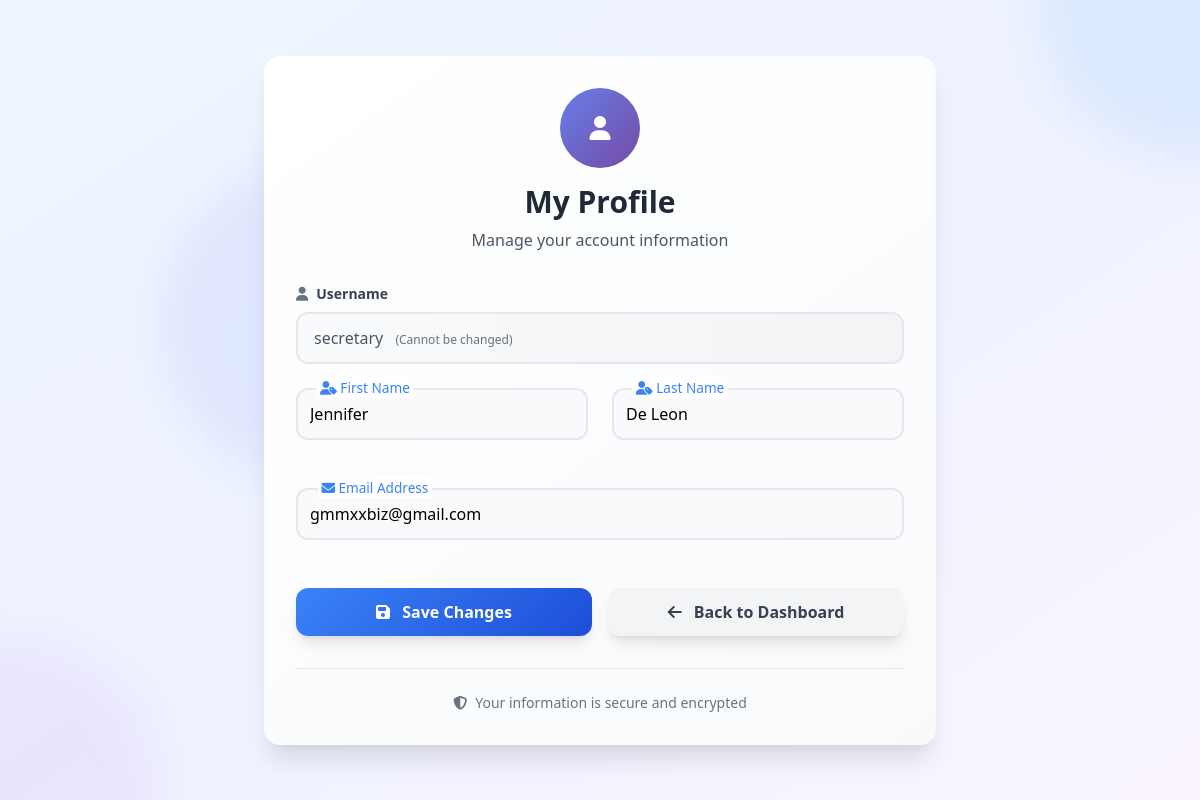
The app's page /profile.php (signed in) with its own data.
### tables this page shows
CREATE TABLE `users` (
  `id` int(11) NOT NULL AUTO_INCREMENT,
  `username` varchar(50) NOT NULL,
  `email` varchar(100) NOT NULL,
  `password` varchar(255) NOT NULL,
  `first_name` varchar(100) NOT NULL,
  `last_name` varchar(100) NOT NULL,
  `role` varchar(20) NOT NULL DEFAULT 'secretary',
  `reset_token` varchar(100) DEFAULT NULL,
  `reset_token_expires_at` datetime DEFAULT NULL,
  `created_at` timestamp NOT NULL DEFAULT current_timestamp(),
  `updated_at` timestamp NOT NULL DEFAULT current_timestamp() ON UPDATE current_timestamp(),
  PRIMARY KEY (`id`),
  UNIQUE KEY `username` (`username`),
  UNIQUE KEY `email` (`email`),
  KEY `idx_username` (`username`),
  KEY `idx_email` (`email`),
  KEY `idx_reset_token` (`reset_token`)
);

### profile.php (the view, shortened to what this page needs)
<?php
$conn = new mysqli(DB_HOST, DB_USER, DB_PASS, DB_NAME);
$user_id = $_SESSION['user_id'];
$stmt = $conn->prepare('SELECT username, first_name, last_name, email FROM users WHERE id = ?');
$stmt->bind_param('i', $user_id);
$stmt->execute();
$stmt->bind_result($username, $first_name, $last_name, $email);
?>
<!DOCTYPE html>
<html lang="en">
<head>
    <script src="https://cdn.tailwindcss.com"></script>
    <link rel="stylesheet" href="https://cdnjs.cloudflare.com/ajax/libs/font-awesome/6.5.2/css/all.min.css" />
</head>
<body class="min-h-screen bg-gradient-to-br from-blue-50 via-indigo-50 to-purple-50">
    <div class="fixed inset-0 overflow-hidden pointer-events-none">
        <div class="absolute -top-40 -right-40 w-80 h-80 bg-blue-300 rounded-full mix-blend-multiply filter blur-xl opacity-20 animate-pulse"></div>
        <div class="absolute -bottom-40 -left-40 w-80 h-80 bg-purple-300 rounded-full mix-blend-multiply filter blur-xl opacity-20 animate-pulse animation-delay-2000"></div>
        <div class="absolute top-40 left-40 w-80 h-80 bg-indigo-300 rounded-full mix-blend-multiply filter blur-xl opacity-20 animate-pulse animation-delay-4000"></div>
    </div>
    <div class="relative min-h-screen flex items-center justify-center p-4">
        <div class="w-full max-w-2xl profile-card rounded-2xl p-8 relative overflow-hidden">
            <div class="text-center mb-8">
                <div class="profile-avatar w-20 h-20 rounded-full mx-auto mb-4 flex items-center justify-center">
                    <i class="fas fa-user text-white text-2xl"></i>
                </div>
                <h1 class="text-3xl font-bold text-gray-800 mb-2">My Profile</h1>
                <p class="text-gray-600">Manage your account information</p>
            </div>
            <form method="post" class="space-y-6">
                <div class="space-y-2">
                    <label class="block text-sm font-semibold text-gray-700 mb-2">
                        <i class="fas fa-user mr-2 text-gray-500"></i>Username
                    </label>
                    <div class="bg-gradient-to-r from-gray-50 to-gray-100 border-2 border-gray-200 rounded-xl px-4 py-3 cursor-not-allowed">
                        <span class="text-gray-600 font-medium"><?php echo htmlspecialchars($username); ?></span>
                        <span class="text-xs text-gray-500 ml-2">(Cannot be changed)</span>
                    </div>
                </div>
                <div class="grid grid-cols-1 md:grid-cols-2 gap-6">
                    <div class="input-group">
                        <input
                            type="text"
                            name="first_name"
                            value="<?php echo htmlspecialchars($first_name); ?>"
                            class="form-input"
                            placeholder=" "
                            required
                        />
                        <label class="input-label">
                        </label>
                    </div>
                    <div class="input-group">
                        <input
                            type="text"
                            name="last_name"
                            value="<?php echo htmlspecialchars($last_name); ?>"
                            class="form-input"
                            placeholder=" "
                            required
                        />
                        <label class="input-label">
                        </label>
                    </div>
                </div>
                <div class="input-group">
                    <input
                        type="email"
                        name="email"
                        value="<?php echo htmlspecialchars($email); ?>"
                        class="form-input"
                        placeholder=" "
                        required
                    />
                    <label class="input-label">
                    </label>
                </div>
                <div class="flex flex-col sm:flex-row gap-4 pt-6">
                    <button
                        type="submit"
                        class="btn-primary flex-1 text-white font-bold py-3 px-6 rounded-xl shadow-lg focus:outline-none focus:ring-4 focus:ring-blue-300 transition-all duration-300"
                    >
                        <i class="fas fa-save mr-2"></i>
                        Save Changes
                    </button>
                    <a
                        href="dashboard.php"
                        class="flex-1 bg-gray-100 hover:bg-gray-200 text-gray-700 font-bold py-3 px-6 rounded-xl shadow-lg text-center transition-all duration-300 focus:outline-none focus:ring-4 focus:ring-gray-300"
                    >
                        <i class="fas fa-arrow-left mr-2"></i>
                        Back to Dashboard
                    </a>
                </div>
            </form>
            <div class="mt-8 pt-6 border-t border-gray-200">
                <div class="flex items-center justify-center text-sm text-gray-500">
                    <i class="fas fa-shield-alt mr-2"></i>
                    Your information is secure and encrypted
                </div>
            </div>
        </div>
    </div>
</body>
</html>

### profile.php (style rules this page uses)
.profile-card { background: linear-gradient(145deg, #ffffff 0%, #f8fafc 100%); box-shadow: 0 20px 25px -5px rgba(0, 0, 0, 0.1), 0 10px 10px -5px rgba(0, 0, 0, 0.04); }
.input-group { position: relative; margin-bottom: 1.5rem; }
.input-group input:focus + .input-label, .input-group input:not(:placeholder-shown) + .input-label { transform: translateY(-1.5rem) scale(0.85); color: #3b82f6; }
.input-label { position: absolute; left: 0.75rem; top: 0.75rem; color: #6b7280; font-weight: 500; transition: all 0.2s ease-in-out; pointer-events: none; background: white; padding: 0 0.25rem; }
.form-input { width: 100%; padding: 0.75rem; border: 2px solid #e5e7eb; border-radius: 0.75rem; background: #f9fafb; transition: all 0.2s ease-in-out; font-size: 1rem; }
.btn-primary { background: linear-gradient(135deg, #3b82f6 0%, #1d4ed8 100%); transition: all 0.3s ease; transform: translateY(0); }
.profile-avatar { background: linear-gradient(135deg, #667eea 0%, #764ba2 100%); }

### records on screen
users: username "secretary", first_name "Jennifer", last_name "De Leon", email "gmmxxbiz@gmail.com"
